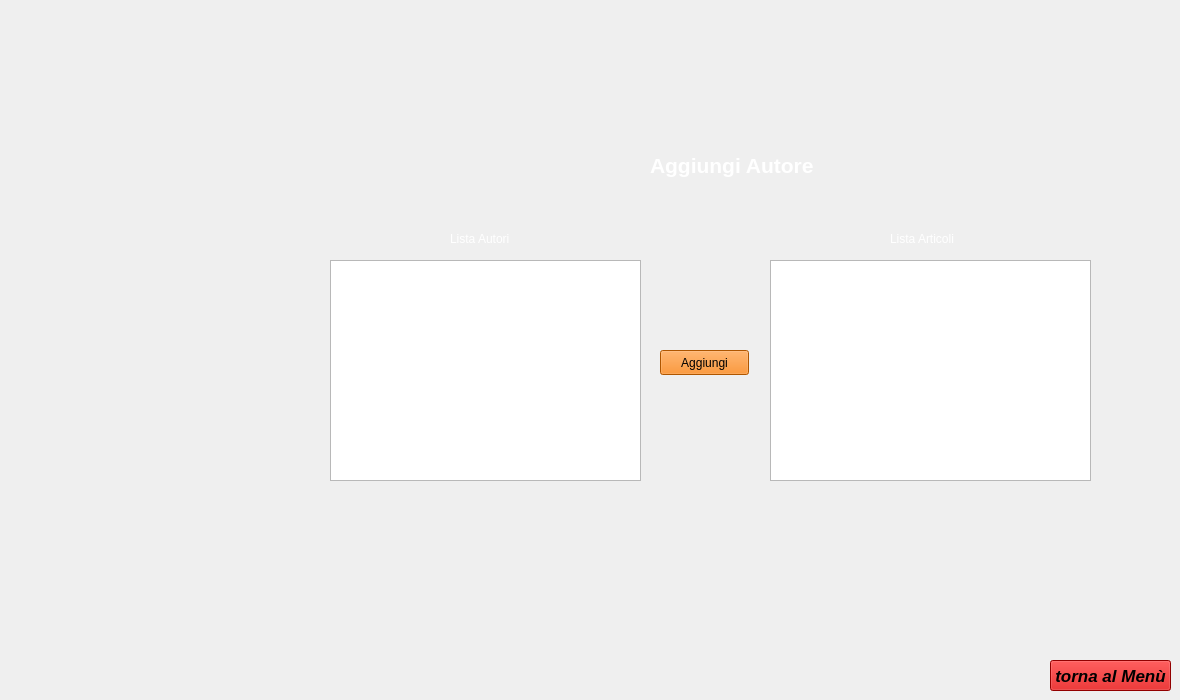
    <widget class="QWidget" name="Pagina_aggiungi_Autore">
     <widget class="QPushButton" name="tornamenu_2">
      <property name="geometry">
       <rect>
        <x>1050</x>
        <y>660</y>
        <width>121</width>
        <height>31</height>
       </rect>
      </property>
      <property name="font">
       <font>
        <pointsize>13</pointsize>
        <weight>75</weight>
        <italic>true</italic>
        <bold>true</bold>
        <underline>false</underline>
        <strikeout>false</strikeout>
        <kerning>true</kerning>
       </font>
      </property>
      <property name="styleSheet">
       <string notr="true">background-color: rgb(204, 0, 0);</string>
      </property>
      <property name="text">
       <string>torna al Menù</string>
      </property>
     </widget>
     <widget class="QLabel" name="AggiungiAutore__">
      <property name="geometry">
       <rect>
        <x>650</x>
        <y>150</y>
        <width>171</width>
        <height>31</height>
       </rect>
      </property>
      <property name="font">
       <font>
        <pointsize>16</pointsize>
        <weight>75</weight>
        <bold>true</bold>
       </font>
      </property>
      <property name="styleSheet">
       <string notr="true">color: rgb(255, 255, 255);</string>
      </property>
      <property name="text">
       <string>Aggiungi Autore</string>
      </property>
     </widget>
     <widget class="QListWidget" name="Lista_Articoli_in_Autori">
      <property name="geometry">
       <rect>
        <x>770</x>
        <y>260</y>
        <width>321</width>
        <height>221</height>
       </rect>
      </property>
      <property name="font">
       <font>
        <pointsize>11</pointsize>
        <weight>50</weight>
        <italic>true</italic>
        <bold>false</bold>
        <strikeout>false</strikeout>
       </font>
      </property>
      <property name="styleSheet">
       <string notr="true">color: rgb(255, 255, 255);</string>
      </property>
      <property name="iconSize">
       <size>
        <width>0</width>
        <height>0</height>
       </size>
      </property>
      <property name="movement">
       <enum>QListView::Free</enum>
      </property>
     </widget>
     <widget class="QListWidget" name="ListaAutori">
      <property name="geometry">
       <rect>
        <x>330</x>
        <y>260</y>
        <width>311</width>
        <height>221</height>
       </rect>
      </property>
      <property name="styleSheet">
       <string notr="true">color: rgb(255, 255, 255);</string>
      </property>
     </widget>
     <widget class="QLabel" name="ListaAutori_">
      <property name="geometry">
       <rect>
        <x>450</x>
        <y>230</y>
        <width>91</width>
        <height>17</height>
       </rect>
      </property>
      <property name="styleSheet">
       <string notr="true">color: rgb(255, 255, 255);</string>
      </property>
      <property name="text">
       <string>Lista Autori</string>
      </property>
     </widget>
     <widget class="QLabel" name="ListaArticoli_">
      <property name="geometry">
       <rect>
        <x>890</x>
        <y>230</y>
        <width>91</width>
        <height>17</height>
       </rect>
      </property>
      <property name="styleSheet">
       <string notr="true">color: rgb(255, 255, 255);</string>
      </property>
      <property name="text">
       <string>Lista Articoli</string>
      </property>
     </widget>
     <widget class="QPushButton" name="pushButton">
      <property name="geometry">
       <rect>
        <x>660</x>
        <y>350</y>
        <width>89</width>
        <height>25</height>
       </rect>
      </property>
      <property name="toolTip">
       <string>&lt;html&gt;&lt;head/&gt;&lt;body&gt;&lt;p&gt;seleziona un Autore nella Lista Autori da voler aggiungere a un Articolo selezionato della lista Articoli e premi qui per aggiungerlo &lt;/p&gt;&lt;/body&gt;&lt;/html&gt;</string>
      </property>
      <property name="styleSheet">
       <string notr="true">background-color: rgb(245, 121, 0);</string>
      </property>
      <property name="text">
       <string>Aggiungi</string>
      </property>
     </widget>
    </widget>
